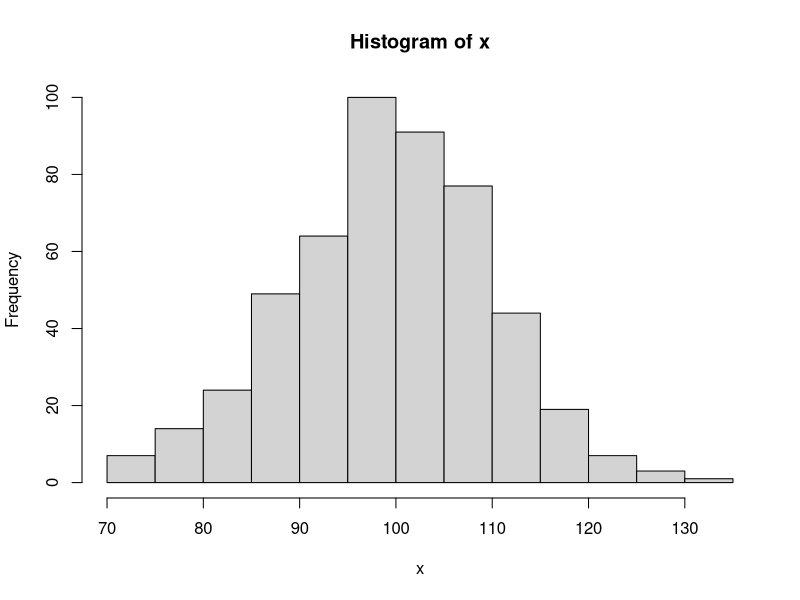
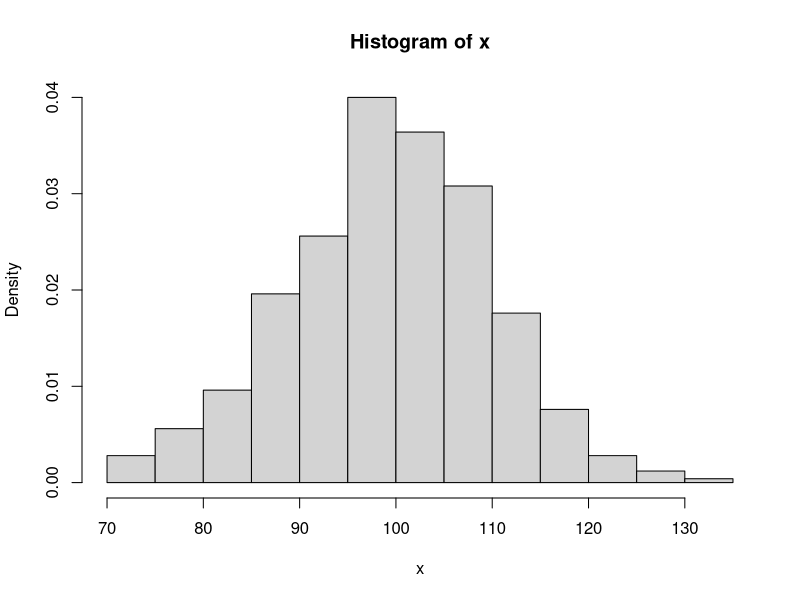
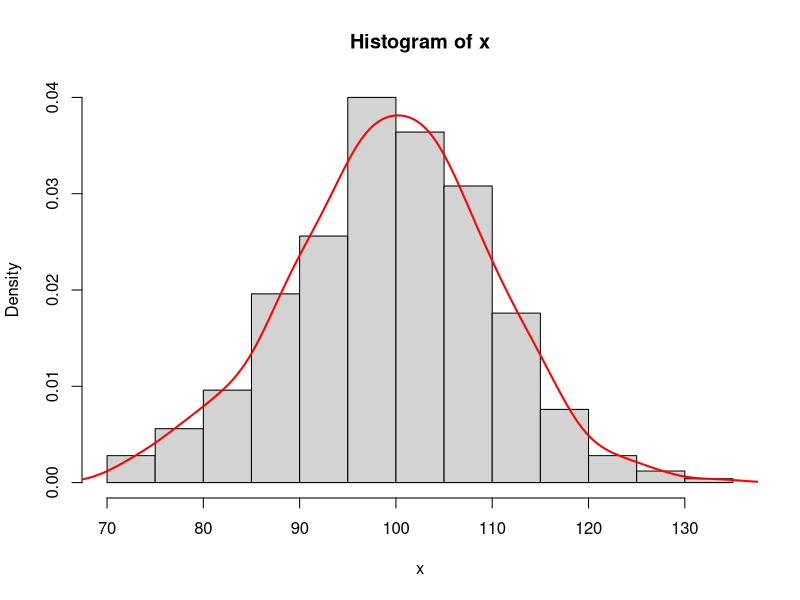
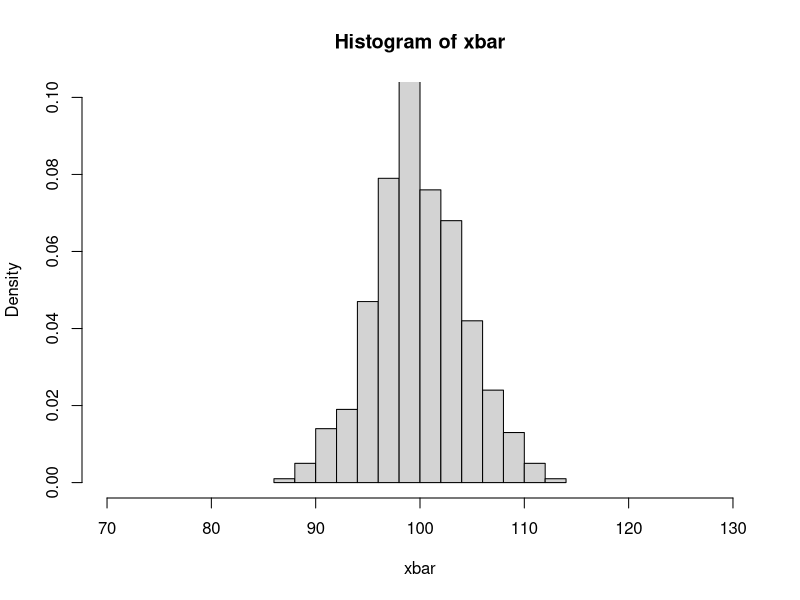
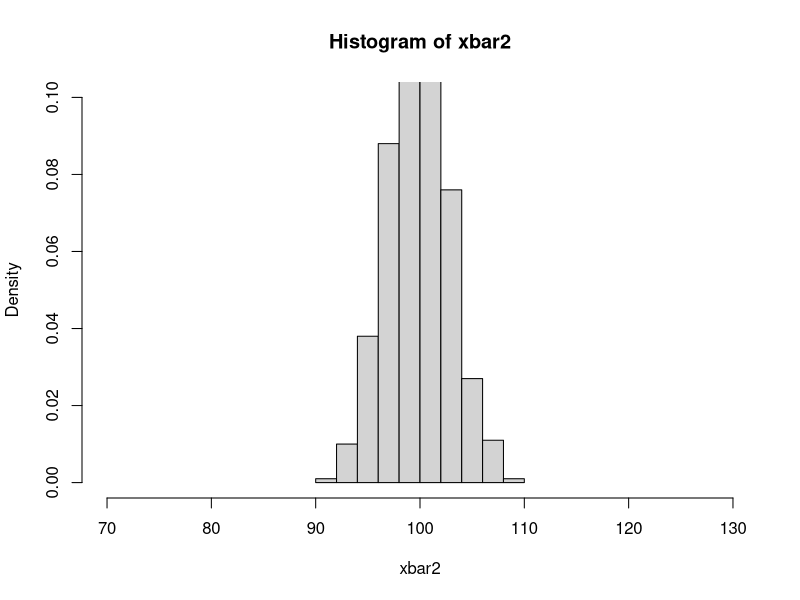
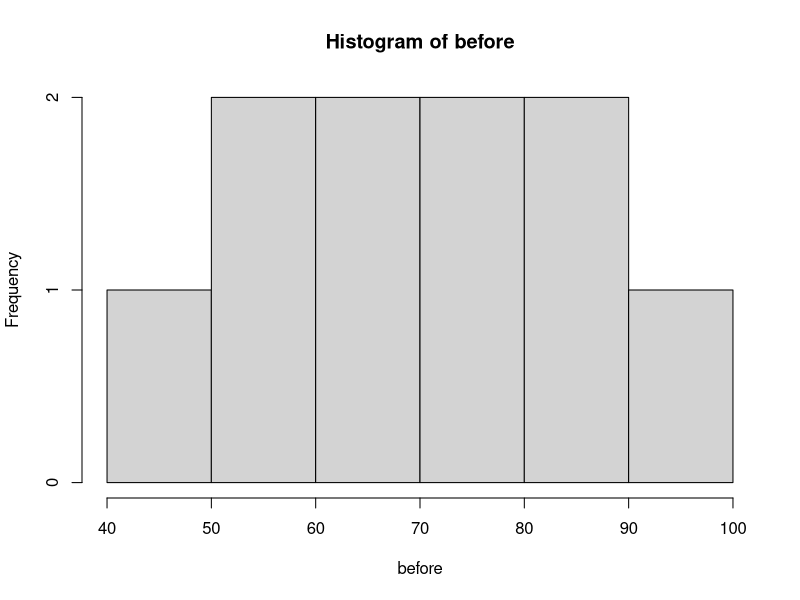
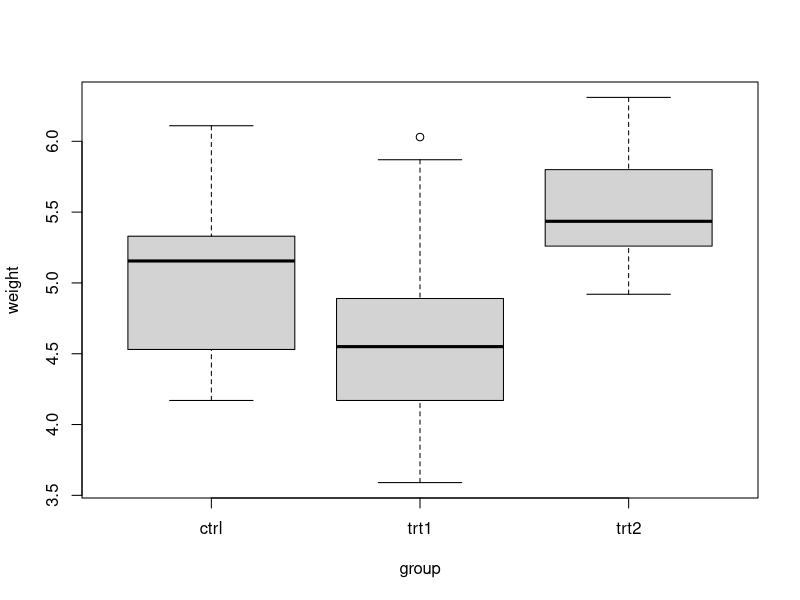

These charts were generated, in order, by the following R code:
# statistics
#statistical concepts (Measures of centrality, Central limit theorem, Confidence intervals, Hypothesis testing, ANOVA, Correlation, Covariance)


#CLT-----
#The CLT says that if you take many repeated samples from a population, and calculate the averages or sum of each one, the collection of those averages will be normally distributed… and it doesn’t matter what the shape of the source distribution is!
#https://www.r-bloggers.com/sampling-distributions-and-central-limit-theorem-in-r/
#1-If you draw samples from a normal distribution, then the distribution of sample means is also normal.2-#1-The mean of the distribution of sample means is identical to the mean of the "parent population," the population from which the samples are drawn.3-The higher the sample size that is drawn, the "narrower" will be the spread of the distribution of sample means.
#http://msenux2.redwoods.edu/MathDept/R/CentralLimit.php

x=rnorm(500,mean=100,sd=10)
#every time u take new sample you will get similar plots
hist(x)
hist(x, prob=T)  #
hist(x, freq=F)  #same
lines(density(x), col='red', lwd=2)

#drawing samples from above distribution
#Each time we draw a sample of size n = 5 from the normal distribution having mean μ = 100 and standard deviation σ = 10, we need someplace to store the mean of the sample. Because we intend to collect the means of 500 samples, we initialize a vector xbar to initially contain 500 zeros
(xbar=rep(0,500))
mu=100; sigma=10 ; n=5

mean(rnorm(n,mean=mu,sd=sigma))  #put this in a loop
for (i in 1:500) { xbar[i]=mean(rnorm(n,mean=mu,sd=sigma)) }
xbar
hist(xbar,prob=TRUE,breaks=12,xlim=c(70,130),ylim=c(0,0.1))
mean(xbar)
#distribution of 500 sample means, each of which was found by selecting n = 5 numbers from the normal distribution with mean μ = 100 and standard deviation σ = 10, then computing their mean (average)
#increasing the sample size
(xbar2=rep(0,500)) ; n=10
for (i in 1:500) { xbar2[i]=mean(rnorm(n,mean=mu,sd=sigma)) }
hist(xbar2,prob=TRUE,breaks=12,xlim=c(70,130),ylim=c(0,0.1))
mean(xbar2)

#Key Idea: When we select samples from a normal distribution, then the distribution of sample means is also "normal" in shape.
#Key Idea: The mean of the distribution of sample means appears to be the same as the mean of the "parent population" from which we selected our samples.


#Confidence Interval -----
#In statistics, a confidence interval (CI) is a type of interval estimate, computed from the statistics of the observed data, that might contain the true value of an unknown population parameter.
#Point_Estimate +/- Confidence_Level * ((MarginOfError)/Sqrt(N))

#test before and after training
before = c(65, 78, 88, 55, 48, 95, 66, 57, 79, 81)
mean(before); length(before)# t-test becoz sample size < 30

after1=c(64, 52, 68, 75, 82, 66, 95, 83, 67, 76)

#1 sample t-test : assume mean= 82
#Ho: mean=82, Ha: mean!=82 : two tail test
t.test(x=before, y=NULL, mu=82, alternative = 'two.sided', conf.level = 0.95, paired=F)
hist(before)
qt(.975,df=9)  #if calc |tvalue| < table-t-value : Accept Ho 
?t.test
t.test(x=before, y=after1, mu=0, alternative = 'two.sided', conf.level = 0.95, paired=F)
#pvalue calc > 0.05: Accept Ho: No difference in means

#Conf Interval in LM
fit = lm(weight ~ height , data =women)
ndata = data.frame(height=c(55.5, 65.5))
predict(fit, newdata = ndata, interval = 'confidence')
confint(fit) # for coefficients 

#Hypothesis Testing----
#see my repository
#(https://github.com/dupadhyaya/rstatistics)

#ANOVA------
PlantGrowth
#weight of plants obtained under a control and two different treatment conditions
#http://www.sthda.com/english/wiki/one-way-anova-test-in-r
boxplot(weight ~ group, data=PlantGrowth)
res.aov <- aov(weight ~ group, data = PlantGrowth)
# Summary of the analysis
summary(res.aov)
#As the p-value is less than the significance level 0.05, we can conclude that there are significant differences between the groups highlighted with “*" in the model summary.
# to determine if the mean difference between specific pairs of group are statistically significant.
TukeyHSD(res.aov)
#It can be seen from the output, that only the difference between trt2 and trt1 is significant with an adjusted p-value of 0.012.

#Correlation/ Covariance-----
cov(women$height, women$weight)
cor(women$height, women$weight)